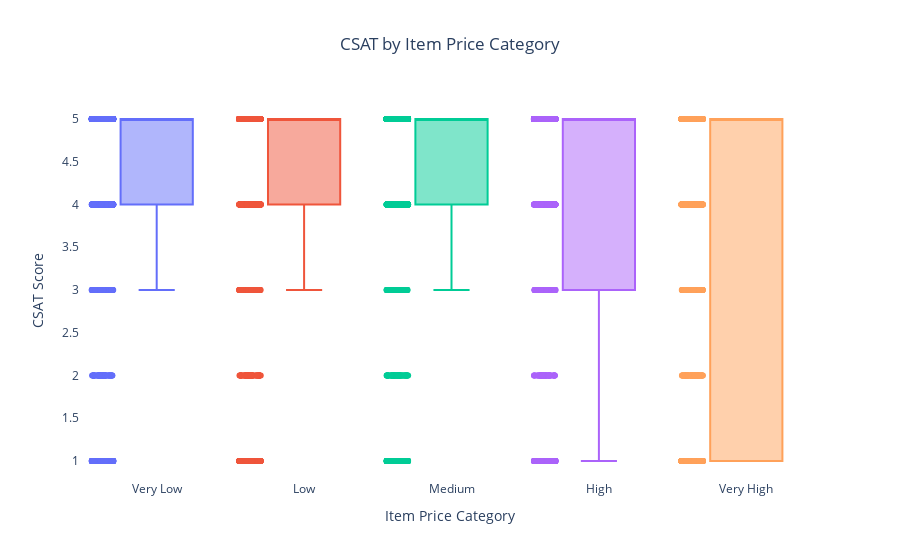

The code cell stored with this chart in its notebook:
### Markdown cell above
#### Chart - 4

### Code cell
# INSIGHT 4: Price Impact on CSAT
# Perfect chart: Box Plot by Price Category
# ==========================================

if 'Item_price' in df_clean.columns and 'CSAT Score' in df_clean.columns:
    df_temp = df_clean[['Item_price', 'CSAT Score']].dropna().copy()  

    # Create price categories in the temporary DataFrame
    try:
        df_temp['Price Category'] = pd.qcut(
            df_temp['Item_price'],
            5,
            labels=['Very Low', 'Low', 'Medium', 'High', 'Very High'],
            duplicates='drop'
        )
    except ValueError:
        df_temp['Price Category'] = pd.cut(
            df_temp['Item_price'],
            bins=5,
            labels=['Very Low', 'Low', 'Medium', 'High', 'Very High']
        )

    # Define order for x-axis
    category_order = ['Very Low', 'Low', 'Medium', 'High', 'Very High']

    # Create the box plot
    fig = px.box(
        df_temp,
        x='Price Category',
        y='CSAT Score',
        color='Price Category',
        category_orders={'Price Category': category_order},
        title='CSAT by Item Price Category',
        points='all'
    )

    # Improve layout and readability
    fig.update_layout(
        xaxis_title='Item Price Category',
        yaxis_title='CSAT Score',
        showlegend=False,
        title_x=0.5,
        plot_bgcolor='white'
    )

    # Display the figure
    fig.show()

else:
    print("Required columns 'Item_price' or 'CSAT Score' not found in df.")

### Figure 1 — Plotly figure (JSON) as saved in the notebook; plotly's stock layout.template omitted (floating-point values rounded to 4 significant figures; data arrays with more than 128 entries replaced by an {"elided": "..."} marker saying what was removed)
{"data": [{"alignmentgroup": "True", "boxpoints": "all", "hovertemplate": "Price Category=%{x}<br>CSAT Score=%{y}<extra></extra>", "legendgroup": "Very Low", "marker": {"color": "#636efa"}, "name": "Very Low", "notched": false, "offsetgroup": "Very Low", "orientation": "v", "showlegend": true, "type": "box", "x": {"elided": "3442 str values"}, "x0": " ", "xaxis": "x", "y": {"elided": "3442 int values"}, "y0": " ", "yaxis": "y"}, {"alignmentgroup": "True", "boxpoints": "all", "hovertemplate": "Price Category=%{x}<br>CSAT Score=%{y}<extra></extra>", "legendgroup": "Low", "marker": {"color": "#EF553B"}, "name": "Low", "notched": false, "offsetgroup": "Low", "orientation": "v", "showlegend": true, "type": "box", "x": {"elided": "3445 str values"}, "x0": " ", "xaxis": "x", "y": {"elided": "3445 int values"}, "y0": " ", "yaxis": "y"}, {"alignmentgroup": "True", "boxpoints": "all", "hovertemplate": "Price Category=%{x}<br>CSAT Score=%{y}<extra></extra>", "legendgroup": "Medium", "marker": {"color": "#00cc96"}, "name": "Medium", "notched": false, "offsetgroup": "Medium", "orientation": "v", "showlegend": true, "type": "box", "x": {"elided": "3612 str values"}, "x0": " ", "xaxis": "x", "y": {"elided": "3612 int values"}, "y0": " ", "yaxis": "y"}, {"alignmentgroup": "True", "boxpoints": "all", "hovertemplate": "Price Category=%{x}<br>CSAT Score=%{y}<extra></extra>", "legendgroup": "High", "marker": {"color": "#ab63fa"}, "name": "High", "notched": false, "offsetgroup": "High", "orientation": "v", "showlegend": true, "type": "box", "x": {"elided": "3266 str values"}, "x0": " ", "xaxis": "x", "y": {"elided": "3266 int values"}, "y0": " ", "yaxis": "y"}, {"alignmentgroup": "True", "boxpoints": "all", "hovertemplate": "Price Category=%{x}<br>CSAT Score=%{y}<extra></extra>", "legendgroup": "Very High", "marker": {"color": "#FFA15A"}, "name": "Very High", "notched": false, "offsetgroup": "Very High", "orientation": "v", "showlegend": true, "type": "box", "x": {"elided": "3441 str values"}, "x0": " ", "xaxis": "x", "y": {"elided": "3441 int values"}, "y0": " ", "yaxis": "y"}], "layout": {"boxmode": "overlay", "legend": {"title": {"text": "Price Category"}, "tracegroupgap": 0}, "plot_bgcolor": "white", "showlegend": false, "title": {"text": "CSAT by Item Price Category", "x": 0.5}, "xaxis": {"anchor": "y", "categoryarray": ["Very Low", "Low", "Medium", "High", "Very High"], "categoryorder": "array", "domain": [0, 1], "title": {"text": "Item Price Category"}}, "yaxis": {"anchor": "x", "domain": [0, 1], "title": {"text": "CSAT Score"}}}}
